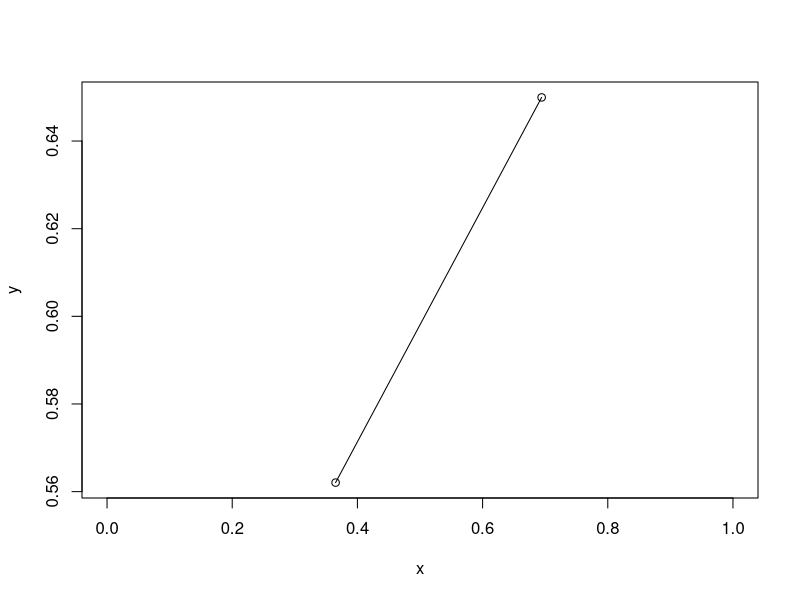
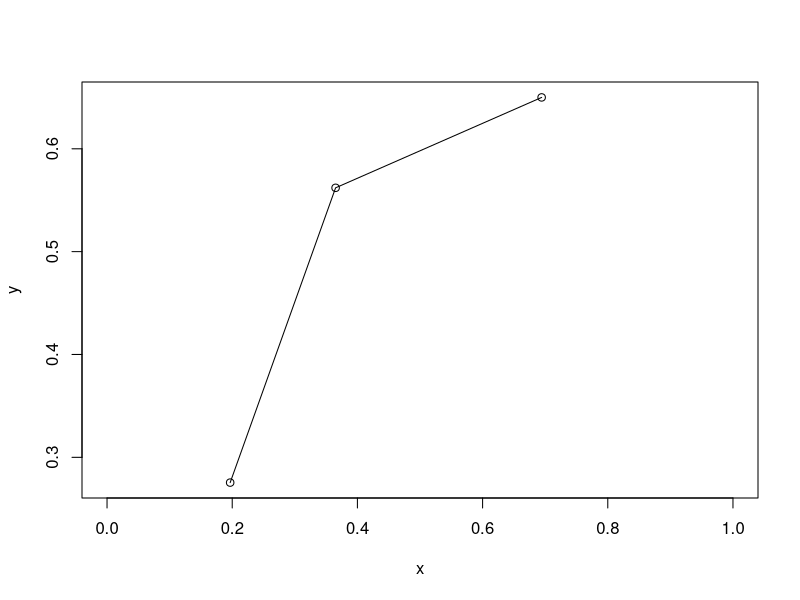
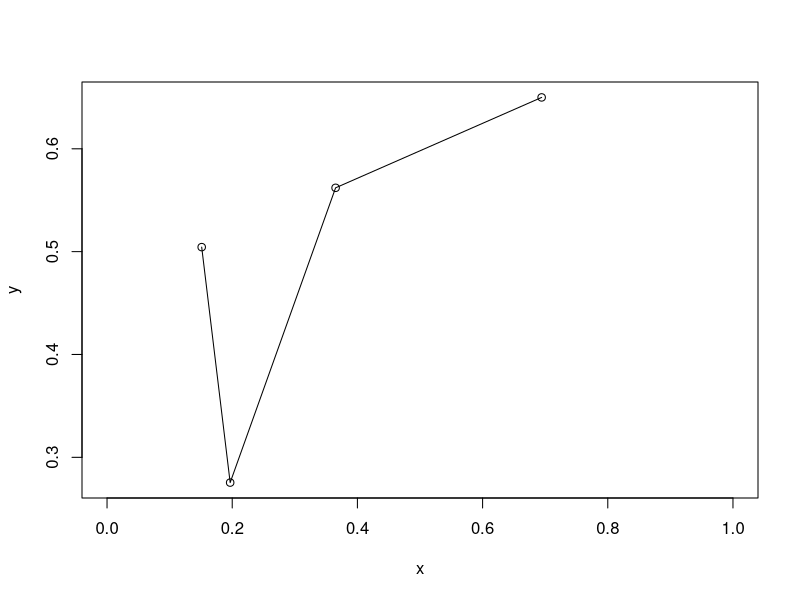
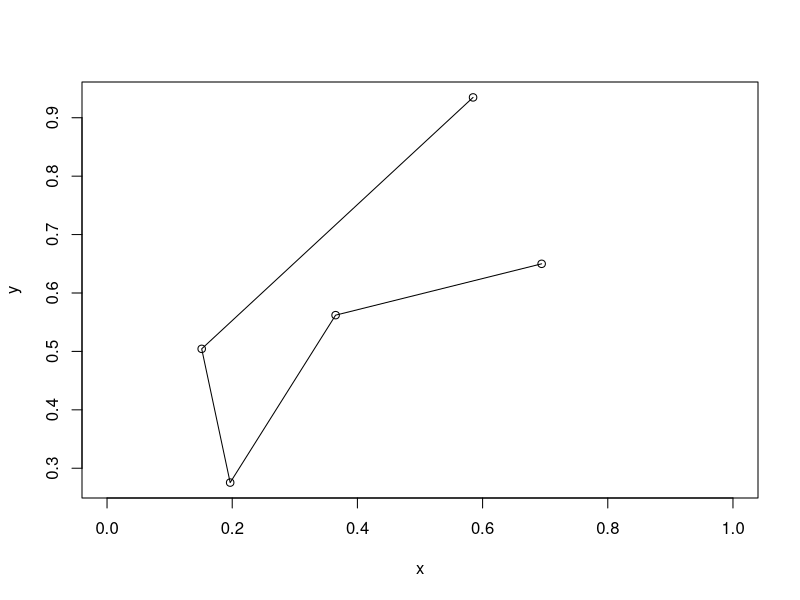
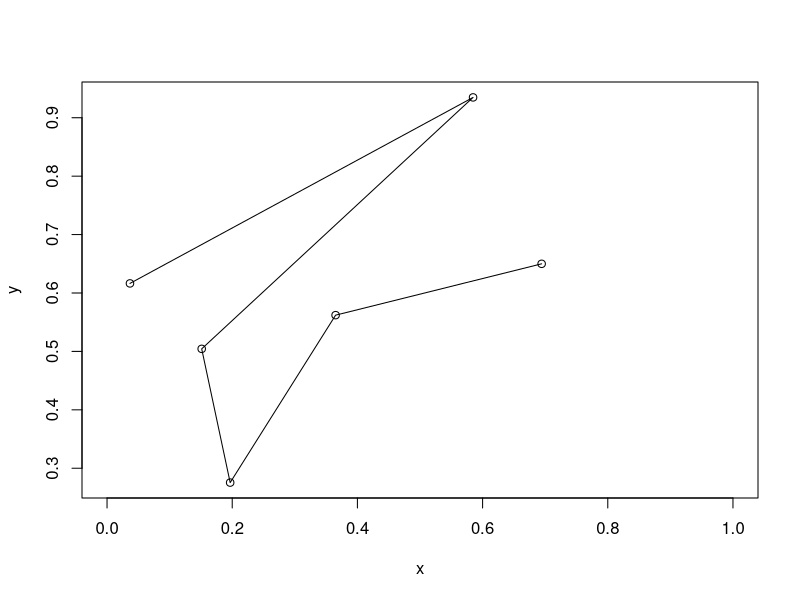
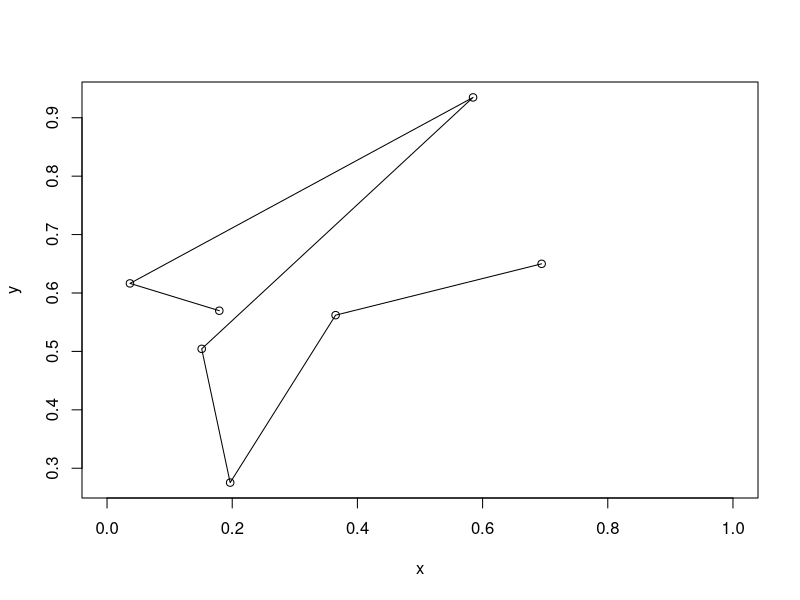
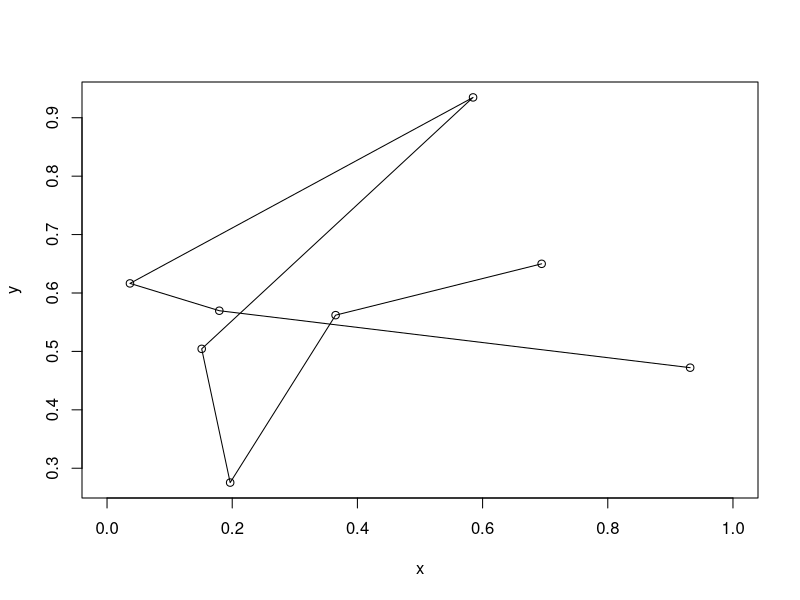
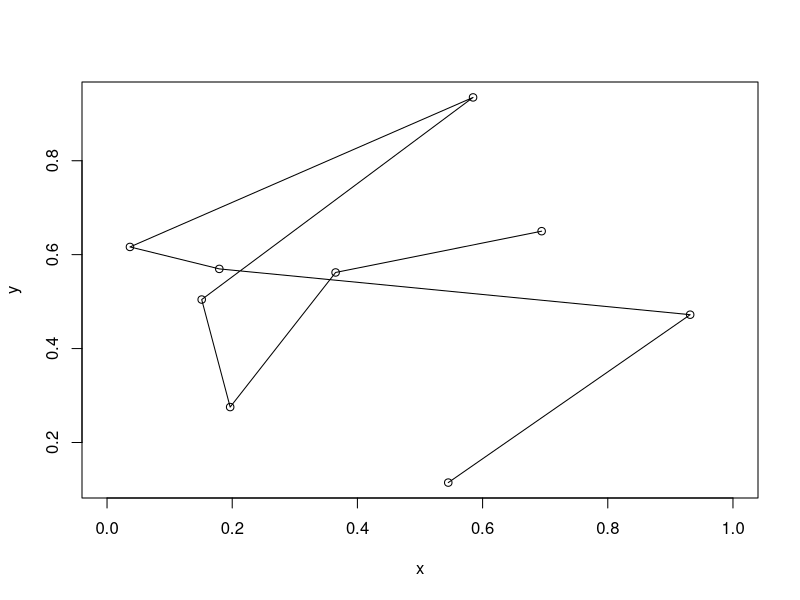

Write the R code that produced these figures, in order.
x = runif(1)
y = runif(1)
for (age in 0:9) {
    x = c(x, runif(1))
    y = c(y, runif(1))
    tiempo = paste("Age", age)
    png(paste("demo_", age, ".png", sep=""))
    plot(x, y, xlim = c(0, 1))
    lines(x, y)
    graphics.off()
}

